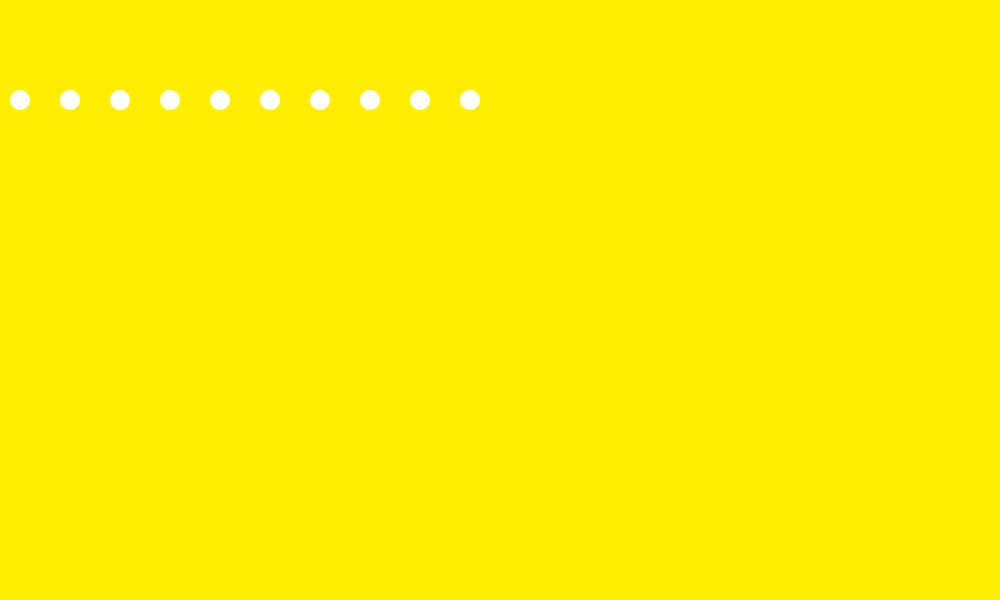
Frame 1 (no input)
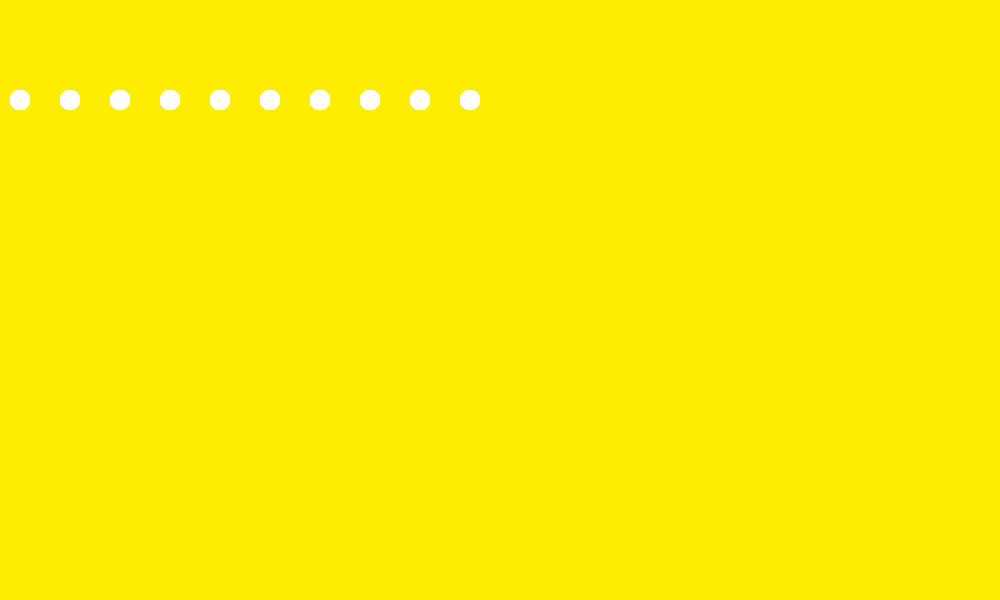
Frame 60 (the mouse pressed at the canvas centre just before this capture)
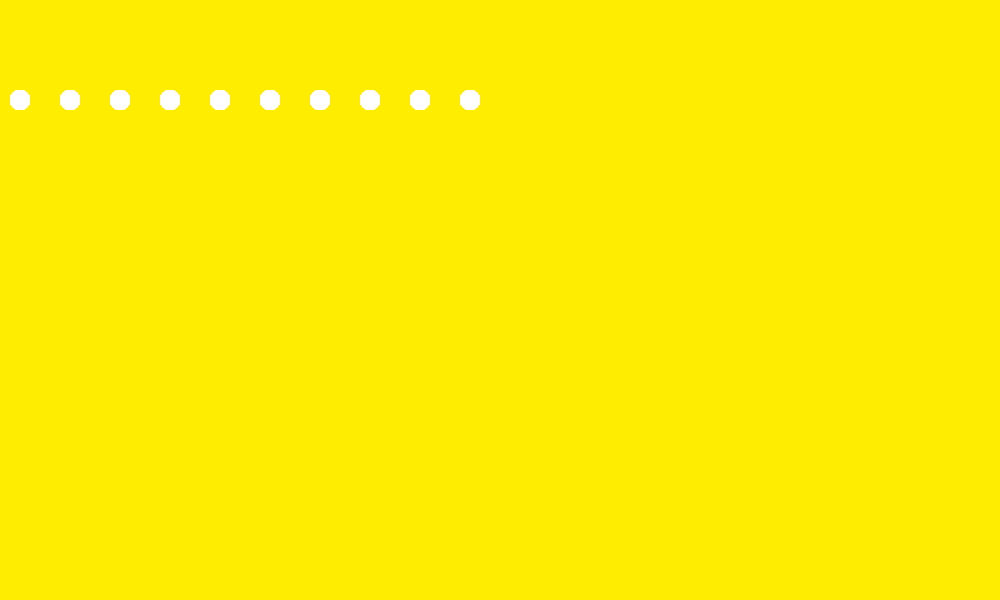
Frame 120 (the mouse held since frame 60 and released just before this capture)

The Processing sketch that drew these frames (run headless with seeded random() and noise(); from frame 60 on, the mouse is pressed at the canvas centre):

// Processing sketch: w2_e2_looping
// ── w2_e2_looping.pde
int rows = 10;

void setup() {
  size(1000, 600);
  background(255,237,0);
  fill(255);
  noStroke();
}

void draw() {
  for (int i=0; i<rows; i++){
    ellipse(20+50*i, 100, 20,20);
  }
}
